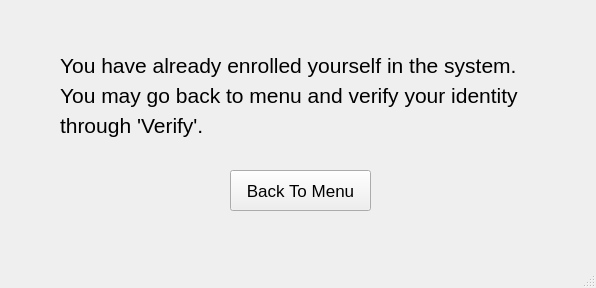
<?xml version="1.0" encoding="UTF-8"?>
<ui version="4.0">
 <class>already_enrolled</class>
 <widget class="QMainWindow" name="already_enrolled">
  <property name="geometry">
   <rect>
    <x>0</x>
    <y>0</y>
    <width>596</width>
    <height>288</height>
   </rect>
  </property>
  <property name="windowTitle">
   <string>MainWindow</string>
  </property>
  <widget class="QWidget" name="centralwidget">
   <widget class="QLabel" name="line2">
    <property name="geometry">
     <rect>
      <x>60</x>
      <y>80</y>
      <width>591</width>
      <height>31</height>
     </rect>
    </property>
    <property name="font">
     <font>
      <pointsize>16</pointsize>
     </font>
    </property>
    <property name="text">
     <string>You may go back to menu and verify your identity </string>
    </property>
   </widget>
   <widget class="QLabel" name="line1">
    <property name="geometry">
     <rect>
      <x>60</x>
      <y>50</y>
      <width>621</width>
      <height>31</height>
     </rect>
    </property>
    <property name="font">
     <font>
      <pointsize>16</pointsize>
     </font>
    </property>
    <property name="text">
     <string>You have already enrolled yourself in the system.</string>
    </property>
   </widget>
   <widget class="QLabel" name="line3">
    <property name="geometry">
     <rect>
      <x>60</x>
      <y>110</y>
      <width>221</width>
      <height>31</height>
     </rect>
    </property>
    <property name="font">
     <font>
      <pointsize>16</pointsize>
     </font>
    </property>
    <property name="text">
     <string>through 'Verify'.</string>
    </property>
   </widget>
   <widget class="QPushButton" name="backToMenu">
    <property name="geometry">
     <rect>
      <x>230</x>
      <y>170</y>
      <width>141</width>
      <height>41</height>
     </rect>
    </property>
    <property name="font">
     <font>
      <pointsize>13</pointsize>
     </font>
    </property>
    <property name="text">
     <string>Back To Menu</string>
    </property>
   </widget>
  </widget>
  <widget class="QMenuBar" name="menubar">
   <property name="geometry">
    <rect>
     <x>0</x>
     <y>0</y>
     <width>596</width>
     <height>21</height>
    </rect>
   </property>
  </widget>
  <widget class="QStatusBar" name="statusbar"/>
 </widget>
 <resources/>
 <connections/>
</ui>
